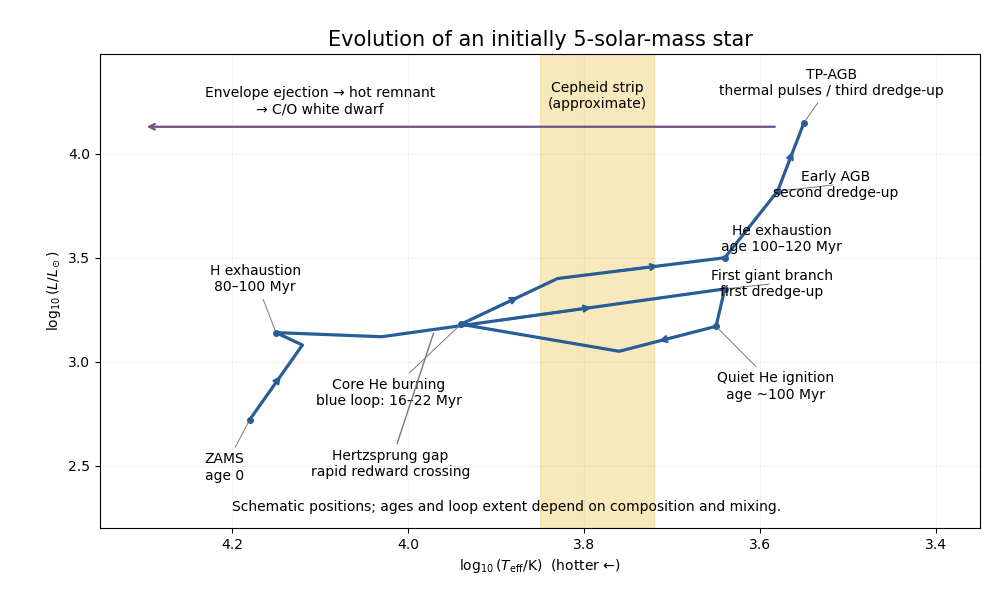

This figure's Python source:
"""Original qualitative 5-solar-mass HR track; Python 3.14, matplotlib 3.10.7.
Coordinates illustrate phases, not a stellar-model calculation. Output goes to CWD.
"""
from pathlib import Path
import numpy as np
import matplotlib
matplotlib.use('Agg')
import matplotlib.pyplot as plt
fig, ax = plt.subplots(figsize=(10, 6), dpi=100, facecolor='white')
ax.set_facecolor('white')
ax.axvspan(3.72, 3.85, color='#f4d885', alpha=.55)
ax.text(3.785, 4.35, 'Cepheid strip\n(approximate)', ha='center', va='top', fontsize=10)
# Qualitative points, chosen independently to separate the evolutionary phases.
pts=np.array([[4.18,2.72],[4.12,3.08],[4.15,3.14],[4.03,3.12],[3.64,3.35],
 [3.65,3.17],[3.76,3.05],[3.94,3.18],[3.83,3.40],[3.64,3.50],[3.58,3.82],[3.55,4.15]])
ax.plot(pts[:,0],pts[:,1],color='#285d98',lw=2.3)
for i in [0,3,5,7,8,10]:
 a,b=pts[i],pts[i+1]
 ax.annotate('',xy=a+.62*(b-a),xytext=a+.34*(b-a),arrowprops=dict(arrowstyle='->',color='#285d98',lw=1.8))
labels=[(0,'ZAMS\nage 0',(-18,-43)),(2,'H exhaustion\n80–100 Myr',(-15,30)),
 (4,'First giant branch\nfirst dredge-up',(34,-5)),(5,'Quiet He ignition\nage ~100 Myr',(43,-52)),
 (7,'Core He burning\nblue loop: 16–22 Myr',(-52,-58)),
 (9,'He exhaustion\nage 100–120 Myr',(41,5)),(10,'Early AGB\nsecond dredge-up',(42,-4)),
 (11,'TP-AGB\nthermal pulses / third dredge-up',(20,20))]
for i,text,off in labels:
 ax.plot(*pts[i],'o',color='#285d98',ms=4)
 ax.annotate(text,pts[i],xytext=off,textcoords='offset points',fontsize=10,ha='center',arrowprops=dict(arrowstyle='-',color='#7a7a7a',lw=.7))
ax.annotate('Hertzsprung gap\nrapid redward crossing',xy=(3.97,3.15),xytext=(4.02,2.45),fontsize=10,ha='center',arrowprops=dict(arrowstyle='-',color='#777'))
ax.annotate('',xy=(4.30,4.13),xytext=(3.58,4.13),arrowprops=dict(arrowstyle='->',color='#705088',lw=1.6))
ax.text(4.10,4.18,'Envelope ejection → hot remnant\n→ C/O white dwarf',fontsize=10,ha='center',va='bottom')
ax.text(4.20,2.28,'Schematic positions; ages and loop extent depend on composition and mixing.',fontsize=10,ha='left')
ax.set(xlim=(4.35,3.35),ylim=(2.2,4.48),xlabel=r'$\log_{10}(T_{\rm eff}/\mathrm{K})$  (hotter ←)',ylabel=r'$\log_{10}(L/L_\odot)$')
ax.set_title('Evolution of an initially 5-solar-mass star',fontsize=15)
ax.grid(alpha=.16)
fig.subplots_adjust(left=.10,right=.98,bottom=.12,top=.91)
fig.savefig(Path.cwd()/'paper-317-evolution.png',facecolor='white',transparent=False)
plt.close(fig)
